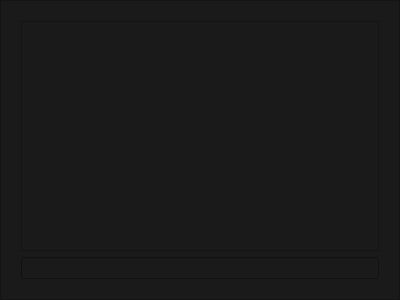
<?xml version="1.0" encoding="UTF-8"?>
<ui version="4.0">
 <class>Refocus</class>
 <widget class="QWidget" name="Refocus">
  <property name="geometry">
   <rect>
    <x>0</x>
    <y>0</y>
    <width>400</width>
    <height>300</height>
   </rect>
  </property>
  <property name="windowTitle">
   <string>Form</string>
  </property>
  <property name="styleSheet">
   <string notr="true">QWidget,QFrame
{
background-color: #1A1A1A;
color:white;
}QPushButton:hover
{
background-color: rgb(180, 85, 100);
color:white;
}

QPushButton
{
background-color:rgb(84, 115, 135);
color:white;
width: 150px;
border-radius:2px;
spacing:2px;
padding: 0px 0px;
min-height:25px;
max-height:25px;
min-width:80px;
max-width:80px;
}
</string>
  </property>
  <layout class="QVBoxLayout" name="verticalLayout">
   <property name="spacing">
    <number>0</number>
   </property>
   <property name="leftMargin">
    <number>0</number>
   </property>
   <property name="topMargin">
    <number>0</number>
   </property>
   <property name="rightMargin">
    <number>0</number>
   </property>
   <property name="bottomMargin">
    <number>0</number>
   </property>
   <item>
    <widget class="QFrame" name="frame">
     <property name="frameShape">
      <enum>QFrame::StyledPanel</enum>
     </property>
     <property name="frameShadow">
      <enum>QFrame::Raised</enum>
     </property>
     <layout class="QGridLayout" name="gridLayout">
      <property name="leftMargin">
       <number>20</number>
      </property>
      <property name="topMargin">
       <number>20</number>
      </property>
      <property name="rightMargin">
       <number>20</number>
      </property>
      <property name="bottomMargin">
       <number>20</number>
      </property>
      <item row="1" column="0">
       <layout class="QHBoxLayout" name="horizontalLayout">
        <item>
         <widget class="QProgressBar" name="progressBar">
          <property name="value">
           <number>0</number>
          </property>
          <property name="textVisible">
           <bool>false</bool>
          </property>
         </widget>
        </item>
       </layout>
      </item>
      <item row="0" column="0">
       <widget class="QTextEdit" name="textEdit">
        <property name="enabled">
         <bool>false</bool>
        </property>
        <property name="styleSheet">
         <string notr="true">color:white;
font: 20pt &quot;宋体&quot;;</string>
        </property>
        <property name="html">
         <string>&lt;!DOCTYPE HTML PUBLIC &quot;-//W3C//DTD HTML 4.0//EN&quot; &quot;http://www.w3.org/TR/REC-html40/strict.dtd&quot;&gt;
&lt;html&gt;&lt;head&gt;&lt;meta name=&quot;qrichtext&quot; content=&quot;1&quot; /&gt;&lt;style type=&quot;text/css&quot;&gt;
p, li { white-space: pre-wrap; }
&lt;/style&gt;&lt;/head&gt;&lt;body style=&quot; font-family:'宋体'; font-size:20pt; font-weight:400; font-style:normal;&quot;&gt;
&lt;p style=&quot;-qt-paragraph-type:empty; margin-top:0px; margin-bottom:0px; margin-left:0px; margin-right:0px; -qt-block-indent:0; text-indent:0px;&quot;&gt;&lt;br /&gt;&lt;/p&gt;&lt;/body&gt;&lt;/html&gt;</string>
        </property>
       </widget>
      </item>
     </layout>
    </widget>
   </item>
  </layout>
 </widget>
 <resources/>
 <connections/>
</ui>
